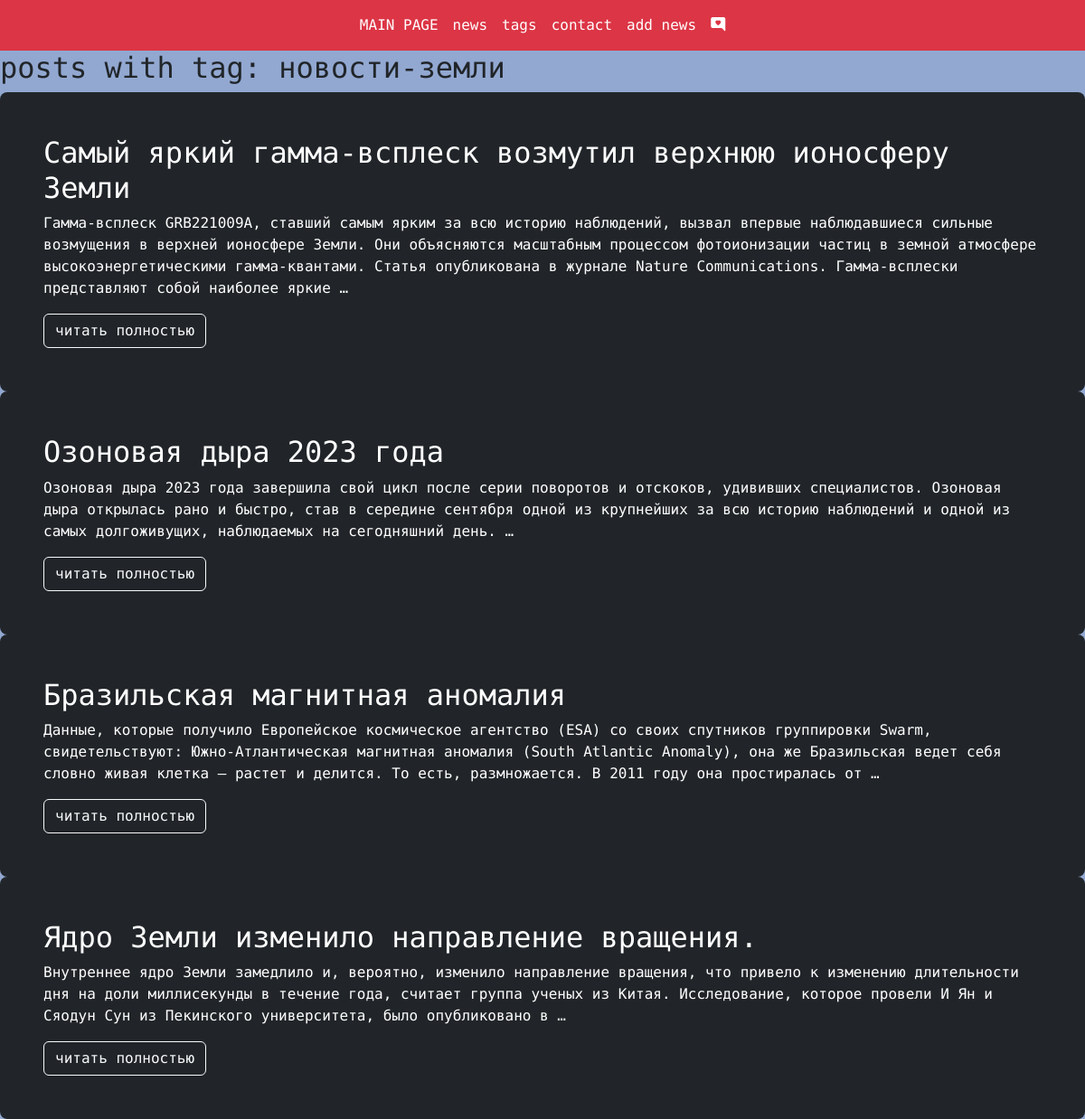
/blog/tags/earth-news/, run on the app's committed database.
### blog/models.py (models this page shows, shortened)
class Tag(models.Model):
    title = models.CharField(max_length=50, db_index=True, verbose_name="название тэга")#строковое поле с ограничением кол-ва ввода
    slug = models.SlugField(max_length=50, unique=True)

class SkyNews(models.Model):
    title = models.CharField(max_length=255, verbose_name="Заголовок")#строковое поле с ограничением кол-ва ввода
    slug = models.SlugField(max_length=255, db_index=True, unique=True)
    newscontent = models.TextField(blank=True)#бланк тру - можно ниче не передавать
    time_create = models.DateTimeField(auto_now_add=True)
    time_update = models.DateTimeField(auto_now=True)
    is_published = models.BooleanField(default=True)
    tags = models.ManyToManyField('Tag', blank=True, related_name='posts')
    photo = models.ImageField(upload_to='photos/%Y/%m/%d/', default=None,
                              blank=True, null=True, verbose_name='фото')
    ''' This is a Python function that returns the absolute URL for a specific object instance in Django
   web framework. It uses the reverse function from django.urls module to generate the URL by
   reversing the URL configuration. In this case, it reverses the 'posts_detail' view name and
    passes the keyword argument 'slug' with the value of the current object's slug attribute (self.slug).
     This method is commonly used in class-based
   views (CBV) when you need to create links to detail pages for individual objects.'''
    def get_absolute_url(self):
        return reverse('posts_detail', kwargs={'slug': self.slug})
    class Meta:
        ordering = ['-time_create']
        indexes = [
            models.Index(fields=['-time_create'])
        ]

### blog/views.py (the view)
# urls.py: path('tags/<str:slug>/', tag_detail, name='tag_detail_url'),
def tag_detail(request, slug):
    tag = Tag.objects.get(slug__iexact=slug)
    return render(request, 'blog/tag_detail.html', context={'tag': tag})

### blog/templates/blog/tag_detail.html (shortened to what this page needs)
{% extends 'base.html' %}
{% block content %}
<h2>posts with tag: {{tag.title}}</h2>
{% for post in tag.posts.all %}
 <div class="h-100 p-5 text-bg-dark rounded-3">
          <h2>{{ post.title }}</h2>
          <p> {{ post.newscontent|truncatewords:40 }}</p>
            <a class="btn btn-outline-light" href="{{ post.get_absolute_url }}" role="button">читать полностью</a>
 </div>
{% endfor %}
{% endblock %}

### data on the page
Tag: title "новости-земли"
SkyNews: title "Самый яркий гамма-всплеск возмутил верхнюю ионосферу Земли", newscontent "Гамма-всплеск GRB221009A, ставший самым ярким за всю историю наблюдений, вызвал впервые наблюдавшиеся сильные возмущения в верхней ионосфере Земли. Они объясняются масштабным процессом фотоионизации частиц в земной атмосфере высокоэнергетическими гамма-квантами. Статья опубликована в журнале Nature Communications. Гамма-всплески представляют собой наиболее яркие …"
SkyNews: title "Озоновая дыра 2023 года", newscontent "Озоновая дыра 2023 года завершила свой цикл после серии поворотов и отскоков, удививших специалистов. Озоновая дыра открылась рано и быстро, став в середине сентября одной из крупнейших за всю историю наблюдений и одной из самых долгоживущих, наблюдаемых на сегодняшний день. …"
SkyNews: title "Бразильская магнитная аномалия", newscontent "Данные, которые получило Европейское космическое агентство (ESA) со своих спутников группировки Swarm, свидетельствуют: Южно-Атлантическая магнитная аномалия (South Atlantic Anomaly), она же Бразильская ведет себя словно живая клетка – растет и делится. То есть, размножается. В 2011 году она простиралась от …"
SkyNews: title "Ядро Земли изменило направление вращения.", newscontent "Внутреннее ядро Земли замедлило и, вероятно, изменило направление вращения, что привело к изменению длительности дня на доли миллисекунды в течение года, считает группа ученых из Китая. Исследование, которое провели И Ян и Сяодун Сун из Пекинского университета, было опубликовано в …"
